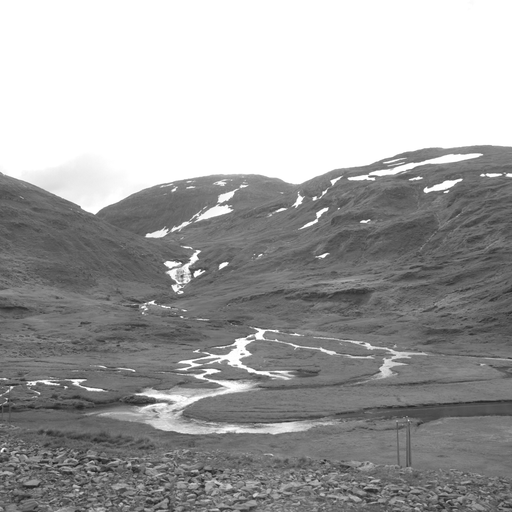
#> input picture data/bmp_boss/1.bmp, 512 x 512 px, found by its file name; its folder holds only this picture in this run
$ python visualize_bitplanes.py
#> lines starting #> are read from the running program, lines starting #| are printed output that depends on the picture; after the words box and inside, x2 and y2 are one past the last pixel; in counts of white or black regions, pixels touching at a corner belong together
import os
import numpy as np
from PIL import Image

# Пути к наборам данных
DATASETS = {
    'BOSS': 'data/bmp_boss',
    'MED': 'data/bmp_med',
    'OTHER': 'data/bmp_other'
}

# Папка для результатов исследования
OUT_DIR = 'results/research'
os.makedirs(OUT_DIR, exist_ok=True)

def extract_plane(arr, k):
    """
    Извлекает k-ю битовую плоскость.
    k=1 - младший бит, k=8 - старший бит.
    Возвращает массив 0 и 255 (черный/белый).
    """
    # Сдвигаем бит вправо, оставляем последний, умножаем на 255
    return ((arr >> (k - 1)) & 1) * 255

def process_dataset(ds_name, ds_path, out_dir):
    """
    Обрабатывает 5 изображений из набора ds_path.
    Создает сетку 2x4 с битовыми плоскостями k=1..8.
    """
#> called with ds_name = 'BOSS', ds_path = 'data/bmp_boss', out_dir = 'results/research'
    if not os.path.exists(ds_path):
        print(f"⚠️ Папка {ds_path} не найдена, пропускаем.")
        return

    # Получаем список BMP файлов и берем первые 5
    files = sorted([f for f in os.listdir(ds_path) if f.endswith('.bmp')])[:5]

    print(f"📊 {ds_name}: обработка {len(files)} изображений...")

    for filename in files:
        img_path = os.path.join(ds_path, filename)
        out_filename = f"{ds_name}_{os.path.splitext(filename)[0]}_bitplanes.png"
        out_path = os.path.join(out_dir, out_filename)

        # Загрузка изображения
        img = Image.open(img_path).convert('L')
#> img is the input picture: PIL image 512x512 L; min 20, max 255, mean 162.7
        arr = np.array(img, dtype=np.uint8)
        h, w = arr.shape
#> h = 512; w = 512

        # Создаем холст для сетки 2x4 (ширина 4, высота 2)
        grid_h, grid_w = h * 2, w * 4
#> grid_h = 1024; grid_w = 2048
        grid = np.zeros((grid_h, grid_w), dtype=np.uint8)

        # Заполняем сетку плоскостями k=1..8
        for k in range(1, 9):
            plane = extract_plane(arr, k)

            # Определяем координаты (столбец 0-3, строка 0-1)
            col = (k - 1) % 4
            row = (k - 1) // 4

            y_start = row * h
            x_start = col * w

            # Копируем плоскость на холст
            grid[y_start:y_start+h, x_start:x_start+w] = plane
#> this loop made 8 passes
#> pass 1, in process_dataset, `plane = extract_plane(arr, k)`:
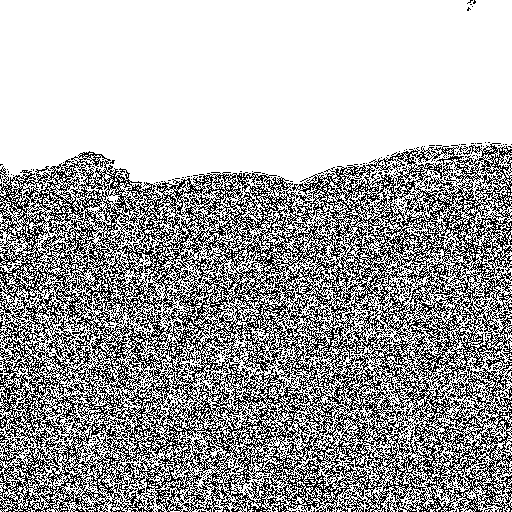
#> plane: shape (512, 512); 66.1% white; black in thin lines or dots
#> pass 2, in process_dataset, `plane = extract_plane(arr, k)`:
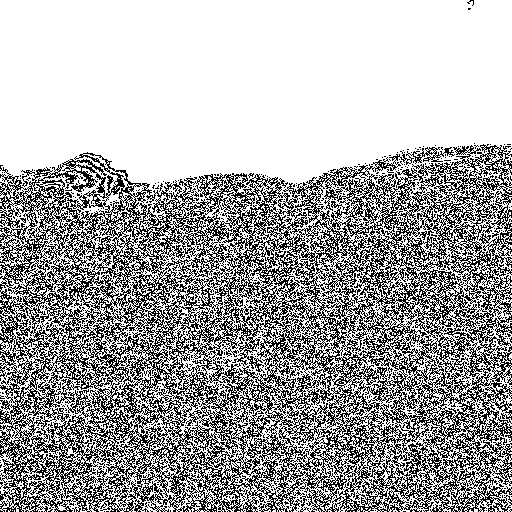
#> plane: shape (512, 512); 66.4% white; black in thin lines or dots
#> pass 3, in process_dataset, `plane = extract_plane(arr, k)`:
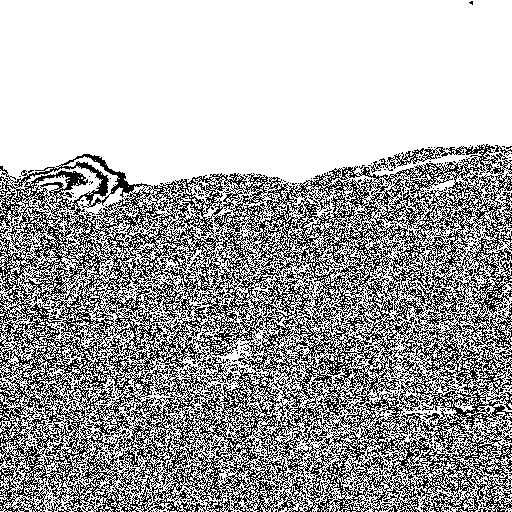
#> plane: shape (512, 512); 66.5% white; black in thin lines or dots
#> after the loop:
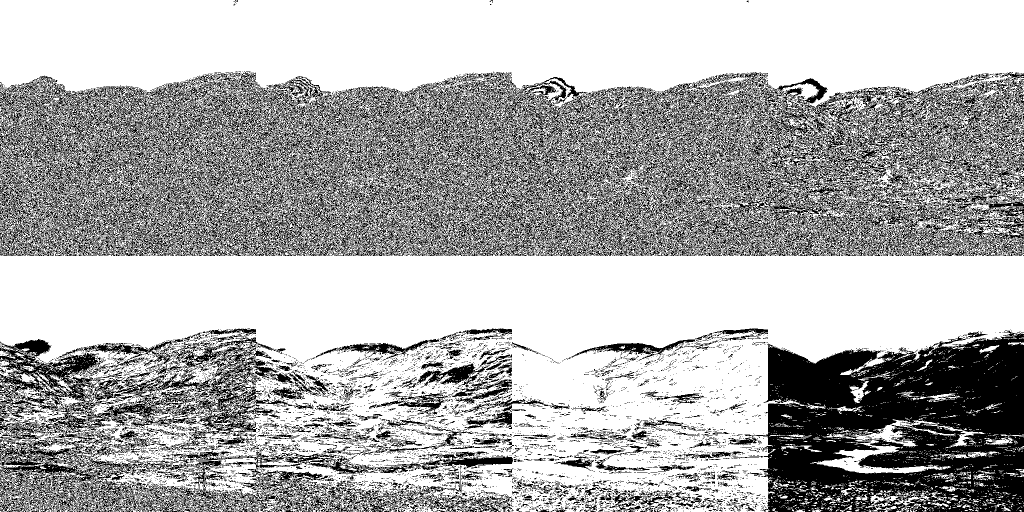
#> grid: shape (1024, 2048) (shown at 1/2 size); 68.7% white; 9953 black regions (9392 under 20 px), largest, box (x1, y1, x2, y2) and area: (0, 143, 2048, 512) 342597, (1489, 662, 2048, 1024) 140132, (0, 675, 591, 883) 39434

        # Сохраняем результат
        Image.fromarray(grid).save(out_path)
        print(f"   ✅ Сохранено: {out_path}")

def main():
    print(" Запуск массовой визуализации битовых плоскостей")
    print("-" * 50)

    for name, path in DATASETS.items():
        process_dataset(name, path, OUT_DIR)

    print("-" * 50)
    print(f"✅ Готово! Результаты в папке: {OUT_DIR}")

if __name__ == '__main__':
    main()
